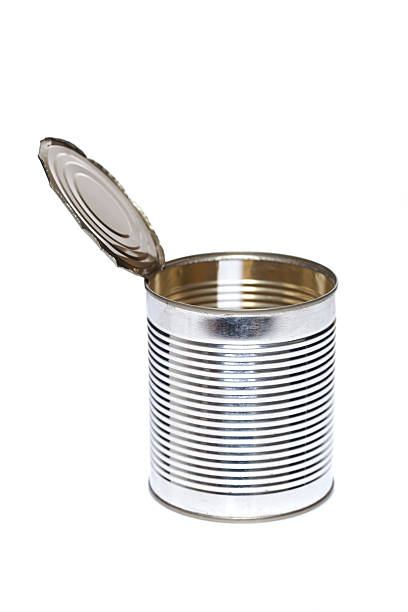
#> input picture dataset_yolo/train/metal/metal411.jpg, 408 x 612 px, given in place of the camera
$ python captura_imagen.py
#> lines starting #> are read from the running program, lines starting #| are printed output that depends on the picture; after the words box and inside, x2 and y2 are one past the last pixel; in counts of white or black regions, pixels touching at a corner belong together
### src/camera_sources.py
"""
Gestor universal de fuentes de video para Neuro_Trash_YL.
Las fuentes USB y OBS se catalogan por separado para no mezclarlas.

1. Soporta cámaras locales (USB / CSI en Raspberry Pi / OBS Virtual Camera).
2. Incluye respaldo automático de Captura de Ventana de OBS / VDO.Ninja en Windows
   (Win32 PrintWindow / GDI) cuando el driver DirectShow de OBS Virtual Camera no aparece
   como índice en OpenCV o cuando solo hay 1 cámara en el sistema (índice 0).
3. Soporta vínculos de cámara del teléfono (IP Webcam / DroidCam / MJPEG / RTSP).
"""

import ctypes
from ctypes import wintypes
import os
import platform
import subprocess
from typing import Dict, List, Optional, Tuple, Union

# Evita el fallo MSMF "can't grab frame" (-1072875772) en webcams USB de Windows.
os.environ.setdefault("OPENCV_VIDEOIO_MSMF_ENABLE_HW_TRANSFORMS", "0")
import cv2
import numpy as np


class ClosedCapture:
    """Sustituto de VideoCapture cuando no hay fuente usable."""

    def isOpened(self) -> bool:
        return False

    def read(self) -> Tuple[bool, Optional[np.ndarray]]:
        return False, None

    def release(self) -> None:
        return None


def is_vdo_ninja_url(source: str) -> bool:
    s = str(source).strip().lower()
    return "vdo.ninja" in s or "obs.ninja" in s


# [25 lines left out: functions normalize_vdo_ninja_url_for_obs, normalize_phone_stream_url, not called in this run]


# ============================================================================
# CAPTURA DIRECTA DE VENTANA DE OBS / NAVEGADOR VDO.NINJA EN WINDOWS (SIN DRIVER)
# Soluciona el error "No se pudo abrir la cámara con índice 1" cuando OBS Virtual Camera
# no es reconocida por OpenCV o está en otro índice.
# ============================================================================
class Win32WindowCapture:
    """
    Imita un objeto `cv2.VideoCapture` capturando en tiempo real la ventana de OBS
    (Proyector de OBS, ventana principal de OBS o pestaña de VDO.Ninja) usando la API
    nativa de Windows (`user32` / `gdi32`) sin instalar librerías adicionales.
    """

    # [78 lines left out: functions __init__, isOpened, read, not called in this run]

    def release(self) -> None:
        self._opened = False


# [46 lines left out: functions list_obs_and_vdo_windows, is_virtual_device_name, not called in this run]


def looks_like_obs_placeholder(frame: Optional[np.ndarray]) -> bool:
    """Detecta la pantalla azul con logo de OBS Virtual Camera (sin señal)."""
    if frame is None or getattr(frame, "size", 0) == 0:
        return False
    h, w = frame.shape[:2]
    if h < 80 or w < 80:
        return False
    hsv = cv2.cvtColor(frame, cv2.COLOR_BGR2HSV)
    blue = cv2.inRange(hsv, (90, 50, 15), (140, 255, 255))
    blue_ratio = float(np.count_nonzero(blue)) / blue.size
    gray = cv2.cvtColor(frame, cv2.COLOR_BGR2GRAY)
    logo = gray[int(h * 0.15) : int(h * 0.58), int(w * 0.32) : int(w * 0.68)]
    if logo.size == 0:
        return False
    return blue_ratio > 0.45 and float(logo.std()) > 35 and float(gray.mean()) < 90


# [30 lines left out: function get_windows_video_device_names, not called in this run]


def physical_usb_camera_names() -> List[str]:
    return [name for name in get_windows_video_device_names() if not is_virtual_device_name(name)]


def _read_usable_frame(cap, attempts: int = 8) -> Tuple[bool, Optional[np.ndarray]]:
    frame = None
    ok = False
    for _ in range(attempts):
        ok, frame = cap.read()
        if ok and frame is not None and frame.size > 0:
            return True, frame
    return False, None


def _try_open_camera_index(cam_idx: int) -> Optional[Tuple[cv2.VideoCapture, str]]:
    """
    Prueba abrir un índice de cámara en Windows probando tanto el backend por defecto
    (MSMF) como DirectShow (DSHOW), con y sin forzar MJPG.
    """
    if platform.system() != "Windows":
        cap = cv2.VideoCapture(cam_idx)
        if cap.isOpened():
            ok, frame = cap.read()
            if ok and frame is not None and frame.size > 0:
                return cap, "V4L2/Default"
            cap.release()
        return None

    attempts = [
        (cv2.CAP_DSHOW, "DSHOW", None, None),
        (cv2.CAP_MSMF, "MSMF", None, None),
        (cv2.CAP_DSHOW, "DSHOW+MJPG", "MJPG", (1280, 720)),
        (cv2.CAP_MSMF, "MSMF+YUY2", "YUY2", (640, 480)),
        (cv2.CAP_MSMF, "MSMF+MJPG", "MJPG", (1280, 720)),
    ]

    for backend, b_name, fourcc_str, size in attempts:
        cap = cv2.VideoCapture(cam_idx, backend)
        if not cap.isOpened():
            cap.release()
            continue

        if fourcc_str:
            cap.set(cv2.CAP_PROP_FOURCC, cv2.VideoWriter_fourcc(*fourcc_str))
        if size:
            cap.set(cv2.CAP_PROP_FRAME_WIDTH, size[0])
            cap.set(cv2.CAP_PROP_FRAME_HEIGHT, size[1])

        ok, _frame = _read_usable_frame(cap)
        if ok:
            return cap, b_name
        cap.release()

    return None


def _open_index_matching_kind(
    cam_idx: int,
    source_kind: str,
    obs_placeholder_only: bool = False,
) -> Optional[cv2.VideoCapture]:
    opened = _try_open_camera_index(cam_idx)
    if opened is None:
        return None
    cap, _backend = opened
    ok, frame = _read_usable_frame(cap)
    if not ok:
        cap.release()
        return None
    is_obs_feed = looks_like_obs_placeholder(frame)
    if source_kind == "usb" and is_obs_feed:
        cap.release()
        return None
    if source_kind == "obs" and obs_placeholder_only and not is_obs_feed:
        cap.release()
        return None
    return cap


def _open_first_kind_match(source_kind: str, skip_idx: Optional[int] = None, max_index: int = 6):
    for idx in range(max_index):
        if skip_idx is not None and idx == skip_idx:
            continue
        cap = _open_index_matching_kind(
            idx,
            source_kind,
            obs_placeholder_only=(source_kind == "obs"),
        )
        if cap is not None:
            return cap
    return None


def open_video_source(
    source: Union[int, str],
    allow_fallback_index: bool = False,
    source_kind: str = "auto",
):
    """
    Abre exactamente la fuente pedida.
    `source_kind='usb'` nunca cae a OBS. `source_kind='obs'` nunca abre una webcam USB.
    """
    if isinstance(source, str) and source.startswith("obs_window:"):
        hwnd = int(source.split(":", 1)[1])
        return Win32WindowCapture(hwnd=hwnd)

    if isinstance(source, str) and source == "obs_auto":
        obs_wins = list_obs_and_vdo_windows()
        if obs_wins:
            return Win32WindowCapture(hwnd=int(obs_wins[0]["hwnd"]), title=str(obs_wins[0]["title"]))
        cap = _open_first_kind_match("obs")
        return cap if cap is not None else ClosedCapture()

    if isinstance(source, str) and source == "usb_auto":
        cap = _open_first_kind_match("usb")
        return cap if cap is not None else ClosedCapture()

    if isinstance(source, int) or (isinstance(source, str) and source.strip().isdigit()):
        cam_idx = int(source)
        kind = source_kind if source_kind in {"usb", "obs"} else "auto"
        if kind in {"usb", "obs"}:
            cap = _open_index_matching_kind(cam_idx, kind)
            if cap is not None:
                return cap
            if allow_fallback_index:
                cap = _open_first_kind_match(kind, skip_idx=cam_idx)
                if cap is not None:
                    return cap
            return ClosedCapture()

        opened = _try_open_camera_index(cam_idx)
        if opened is not None:
            return opened[0]
        if allow_fallback_index:
            cap = _open_first_kind_match("usb", skip_idx=cam_idx)
            if cap is not None:
                return cap
        return ClosedCapture()

    stream_url = str(source).strip()
    cap = cv2.VideoCapture(stream_url)
    if not cap.isOpened() and stream_url.rstrip("/").endswith(":8080"):
        cap = cv2.VideoCapture(normalize_phone_stream_url(stream_url))
    return cap


# [126 lines left out: functions _camera_entry, probe_available_cameras, list_camera_catalog, not called in this run]

### captura_imagen.py
"""
Captura fotos de la cámara USB (Razer Kiyo u otra) para fine-tune del clasificador.

Uso:
  .venv\\Scripts\\python.exe captura_imagen.py --clase plastic
  .venv\\Scripts\\python.exe captura_imagen.py --clase organic

Teclas: s = guardar, q = salir.
Meta recomendada: 80-150 fotos por clase, con distintos ángulos e iluminación.
"""

import argparse
import sys
from pathlib import Path

import cv2

ROOT = Path(__file__).resolve().parent
if str(ROOT) not in sys.path:
    sys.path.insert(0, str(ROOT))

from src.camera_sources import open_video_source

VALID_CLASSES = ("plastic", "metal", "paper", "cardboard", "glass", "trash", "organic")


def parse_args() -> argparse.Namespace:
    parser = argparse.ArgumentParser(description="Captura fotos USB para reentrenar el clasificador.")
    parser.add_argument("--clase", default="plastic", choices=VALID_CLASSES, help="Carpeta de destino.")
    parser.add_argument("--kind", default="usb", choices=("usb", "obs"), help="Fuente: USB real u OBS.")
    return parser.parse_args()


def main() -> None:
    args = parse_args()
    destino = ROOT / "dataset" / "capturas" / args.clase
    destino.mkdir(parents=True, exist_ok=True)

    source = "usb_auto" if args.kind == "usb" else "obs_auto"
    cap = open_video_source(source, allow_fallback_index=False, source_kind=args.kind)
#> in _try_open_camera_index, frame is the input picture: shape (612, 408, 3); mean B, G, R 235.7, 236.2, 236.9
#> in _open_index_matching_kind, `ok, frame = _read_usable_frame(cap)`: ok = True
#> in looks_like_obs_placeholder, `hsv = cv2.cvtColor(frame, cv2.COLOR_BGR2HSV)`: hsv: shape (612, 408, 3); mean H, S, V 18.5, 7.3, 237.9
#> in looks_like_obs_placeholder, `blue = cv2.inRange(hsv, (90, 50, 15), (140, 255, 255))`:
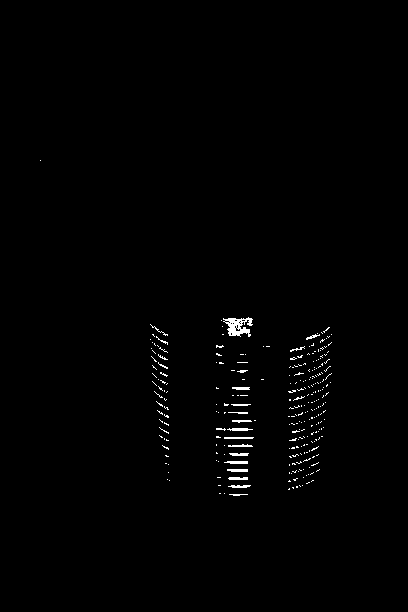
#> blue: shape (612, 408); 0.82% white in thin lines or dots, all inside (x1, y1, x2, y2) = (40, 160, 332, 496)
#> in looks_like_obs_placeholder, `blue_ratio = float(np.count_nonzero(blue)) / blue.size`: blue_ratio = 0.00816
#> in looks_like_obs_placeholder, `gray = cv2.cvtColor(frame, cv2.COLOR_BGR2GRAY)`:
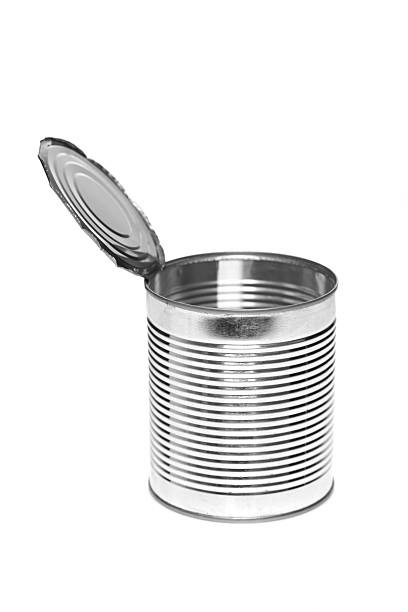
#> gray: shape (612, 408); min 0, max 255, mean 236.3
#> in looks_like_obs_placeholder, `logo = gray[int(h * 0.15) : int(h * 0.58), int(w * 0.32) : int(w * 0.6..`:
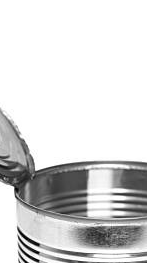
#> logo: shape (263, 147); min 1, max 255, mean 216.1
#> in _open_index_matching_kind, `is_obs_feed = looks_like_obs_placeholder(frame)`: is_obs_feed = False
    if not cap.isOpened():
        raise SystemExit(
            f"No se pudo abrir la fuente {args.kind}. "
            "Cierra Chrome/Streamlit si tienen la Kiyo ocupada y vuelve a intentar."
        )

    n = len(list(destino.glob("*.jpg")))
    print(f"Capturando {args.clase} en {destino} (ya hay {n} fotos). s=guardar, q=salir.")

    while True:
        ok, frame = cap.read()
        if not ok or frame is None:
            print("La cámara dejó de enviar fotogramas.")
            break
        cv2.putText(
            frame,
            f"{args.clase}: {n}  (s=guardar, q=salir)",
            (10, 30),
            cv2.FONT_HERSHEY_SIMPLEX,
            0.8,
            (0, 255, 0),
            2,
        )
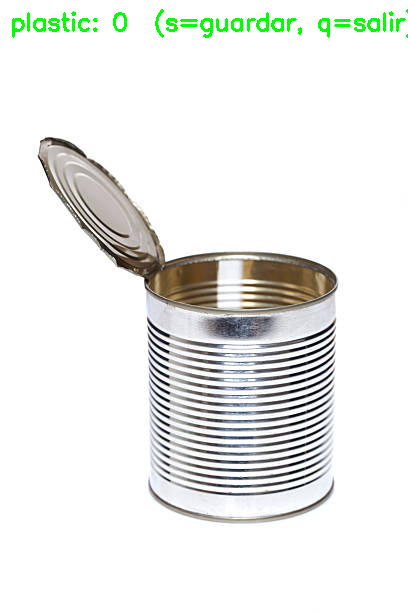
#> frame: shape (612, 408, 3); 0.98% of pixels changed, all inside (x1, y1, x2, y2) = (12, 9, 408, 38)
        cv2.imshow("captura", frame)
        key = cv2.waitKey(1) & 0xFF
#> (key q is pressed here)
        if key == ord("s"):
            out = destino / f"{args.clase}_{n:04d}.jpg"
            cv2.imwrite(str(out), frame)
            n += 1
            print(f"Guardada {out.name}")
        elif key == ord("q"):
            break

    cap.release()
    cv2.destroyAllWindows()


if __name__ == "__main__":
    main()

$ run again, on dataset_yolo/train/metal/metal44.jpg
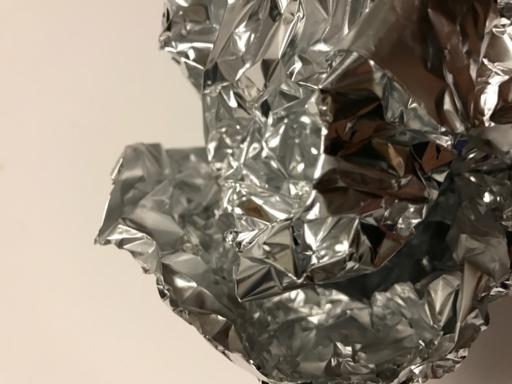
#> input picture dataset_yolo/train/metal/metal44.jpg, 512 x 384 px, given in place of the camera
#> in _try_open_camera_index, frame is the input picture: shape (384, 512, 3); mean B, G, R 117.3, 130.8, 140.8
#> ok = True
#> hsv: shape (384, 512, 3); mean H, S, V 19, 56.1, 140.8
#> in looks_like_obs_placeholder, `blue = cv2.inRange(hsv, (90, 50, 15), (140, 255, 255))`:
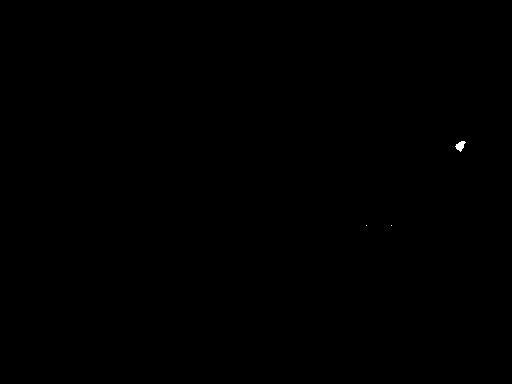
#> blue: shape (384, 512); 0.04% white; 3 white regions (2 under 20 px), largest, box (x1, y1, x2, y2) and area: (455, 141, 466, 152) 67
#> blue_ratio = 0.000351
#> is_obs_feed = False
#> in main, `cv2.putText( frame, f"{args.clase}: {n}  (s=guardar, q=salir)", (10, 3..`:
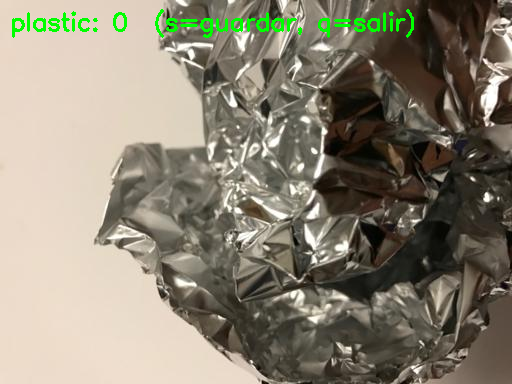
#> frame: shape (384, 512, 3); 1.28% of pixels changed, all inside (x1, y1, x2, y2) = (12, 9, 414, 38)
